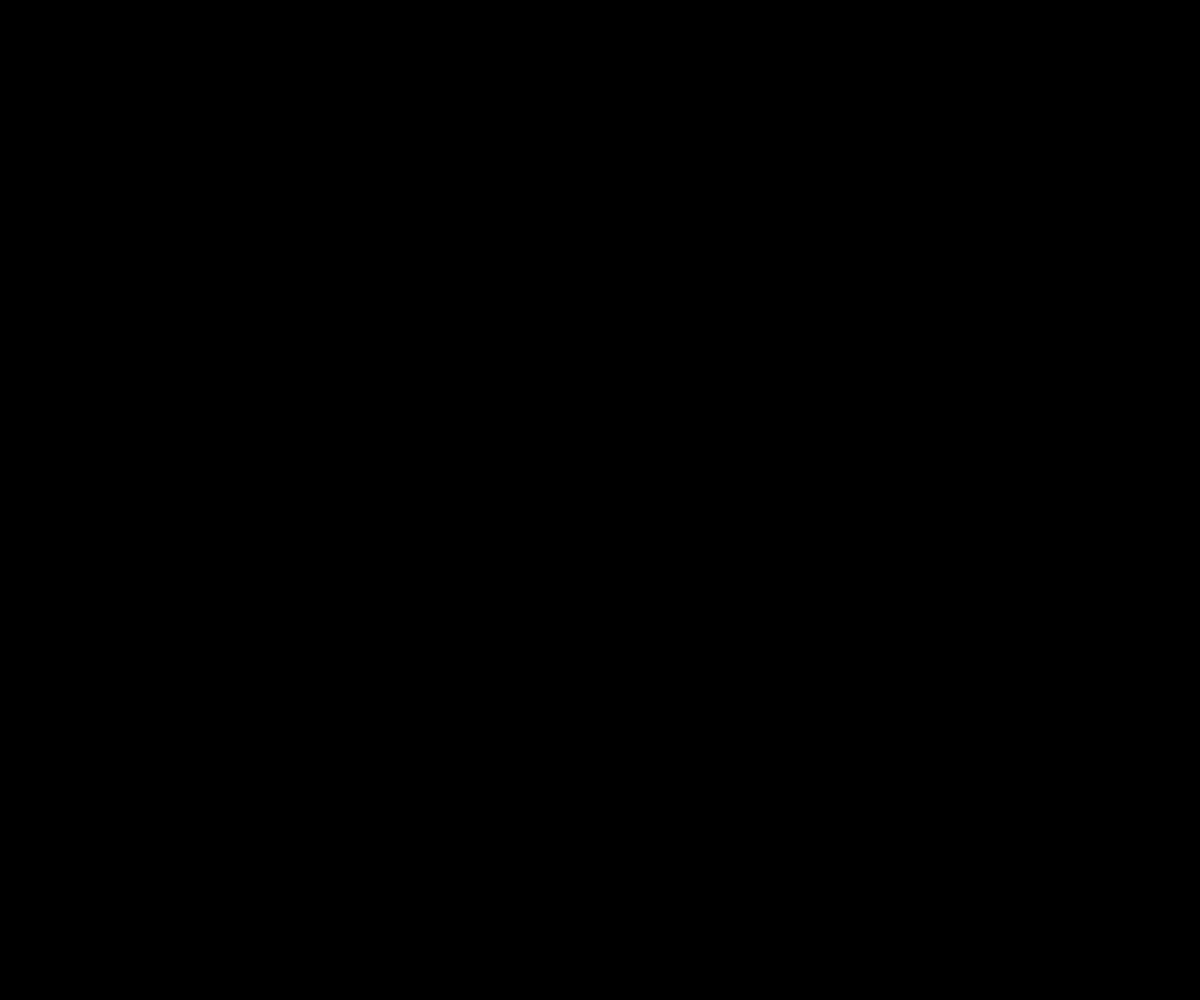
Frame 1 (no input)
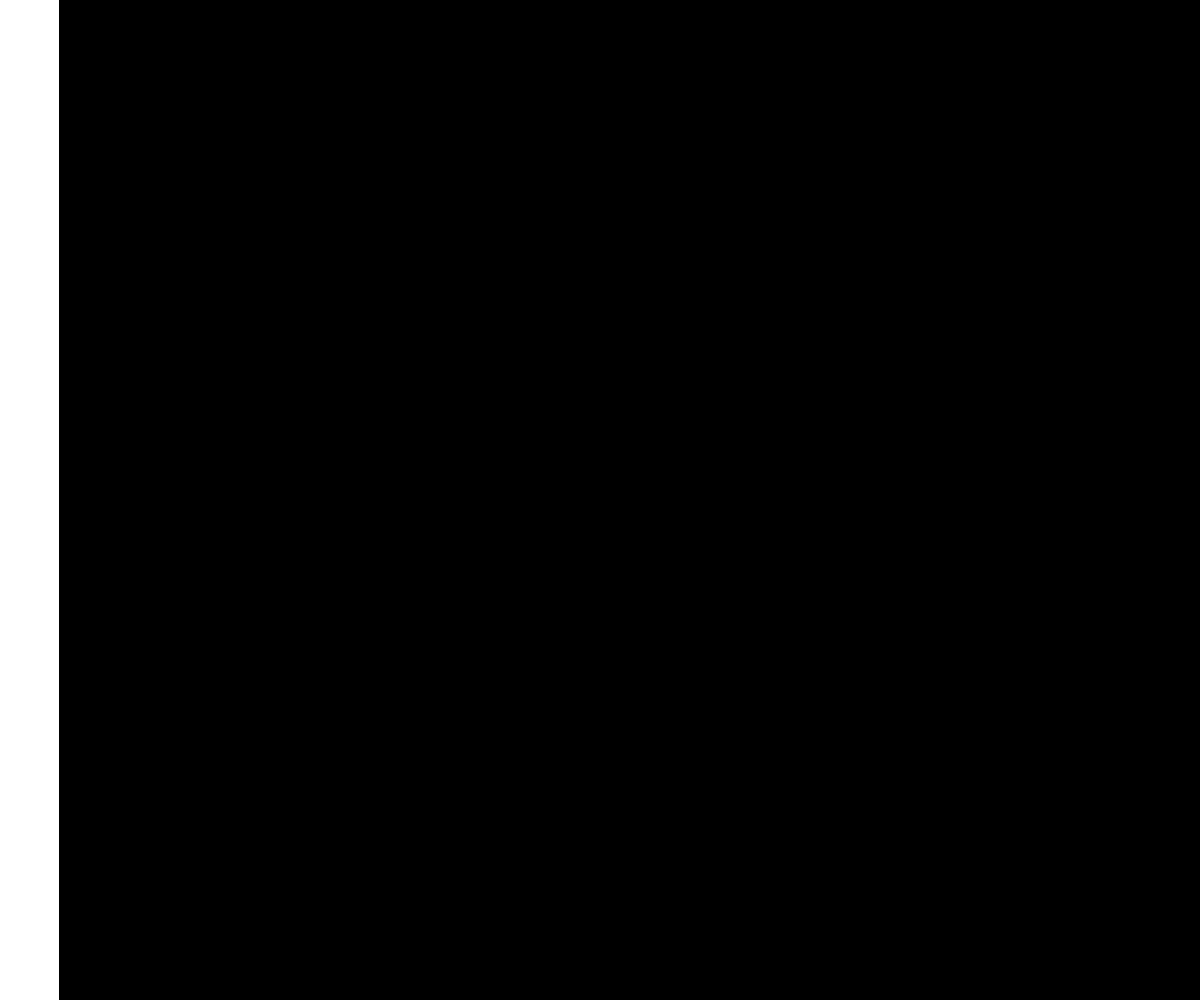
Frame 60 (no input)
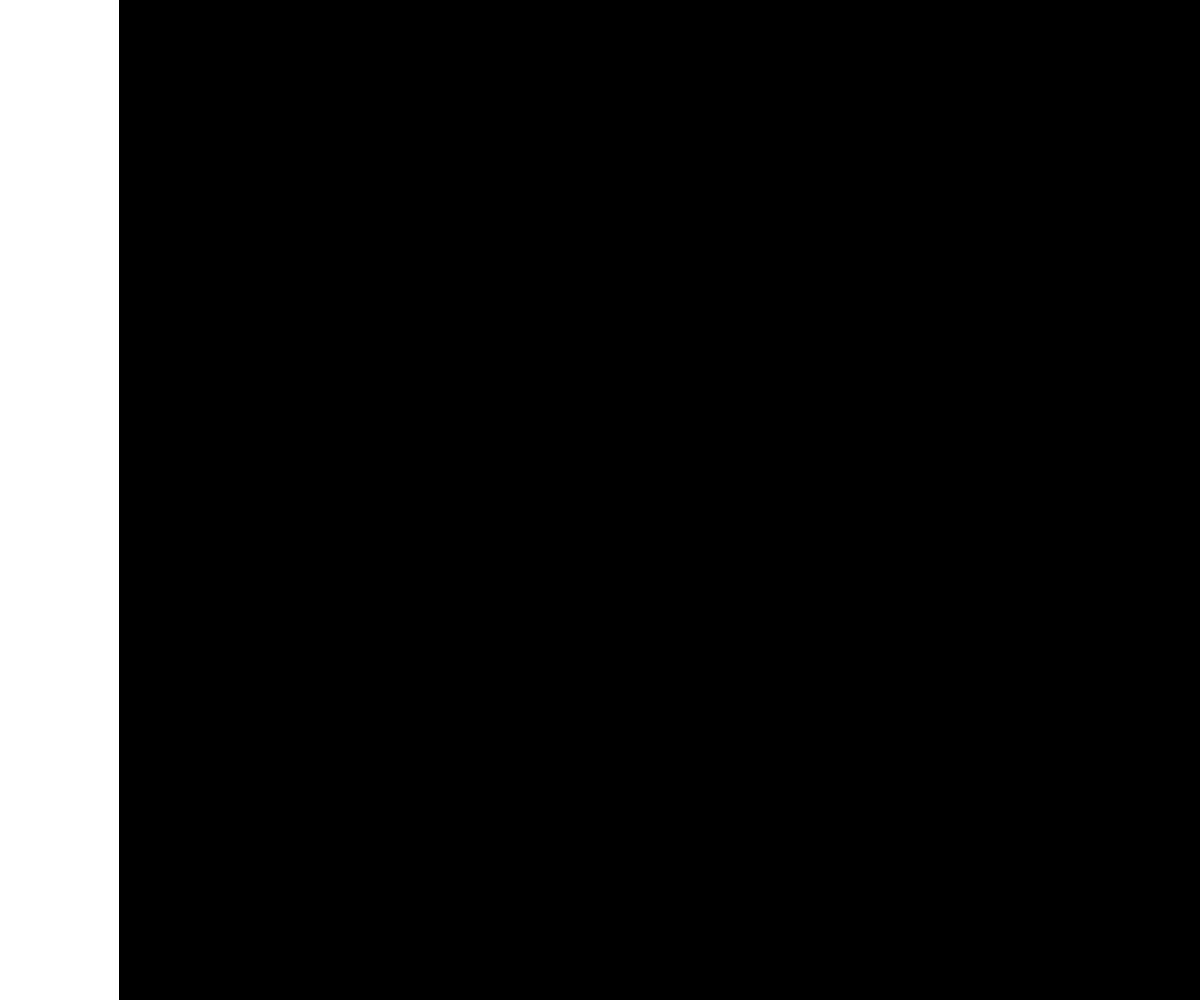
Frame 120 (the mouse pressed at the canvas centre since frame 60)

The p5.js sketch that drew these frames (run headless with seeded random() and noise() and a simulated clock; from frame 60 on, the mouse is pressed at the canvas centre):

// p5.js sketch
// ── sketch.js
/*
Mimi Yin NYU-ITP
Bisect space.
Horizontal and Vertical.
Use LEFT/RIGHT arrow keys to bisect vertically.
Use UP/DOWN arrow keys to bisect horizontally.
*/

// Bisect horizontally or vertically?
let horizontal = false;
let w = 0;
let h = 0;

function setup() {
  createCanvas(windowWidth, windowHeight);
  noStroke();
}

function draw() {
  background(0);

  // Draw the cells
  fill(255);
  if (horizontal) {
    rect(0, 0, width, h);
    h++;
  }
  else {
    rect(0, 0, w, height);
    w++;
  }
}

// Switch modes with any key press
function keyPressed() {
  horizontal = !horizontal;
}
